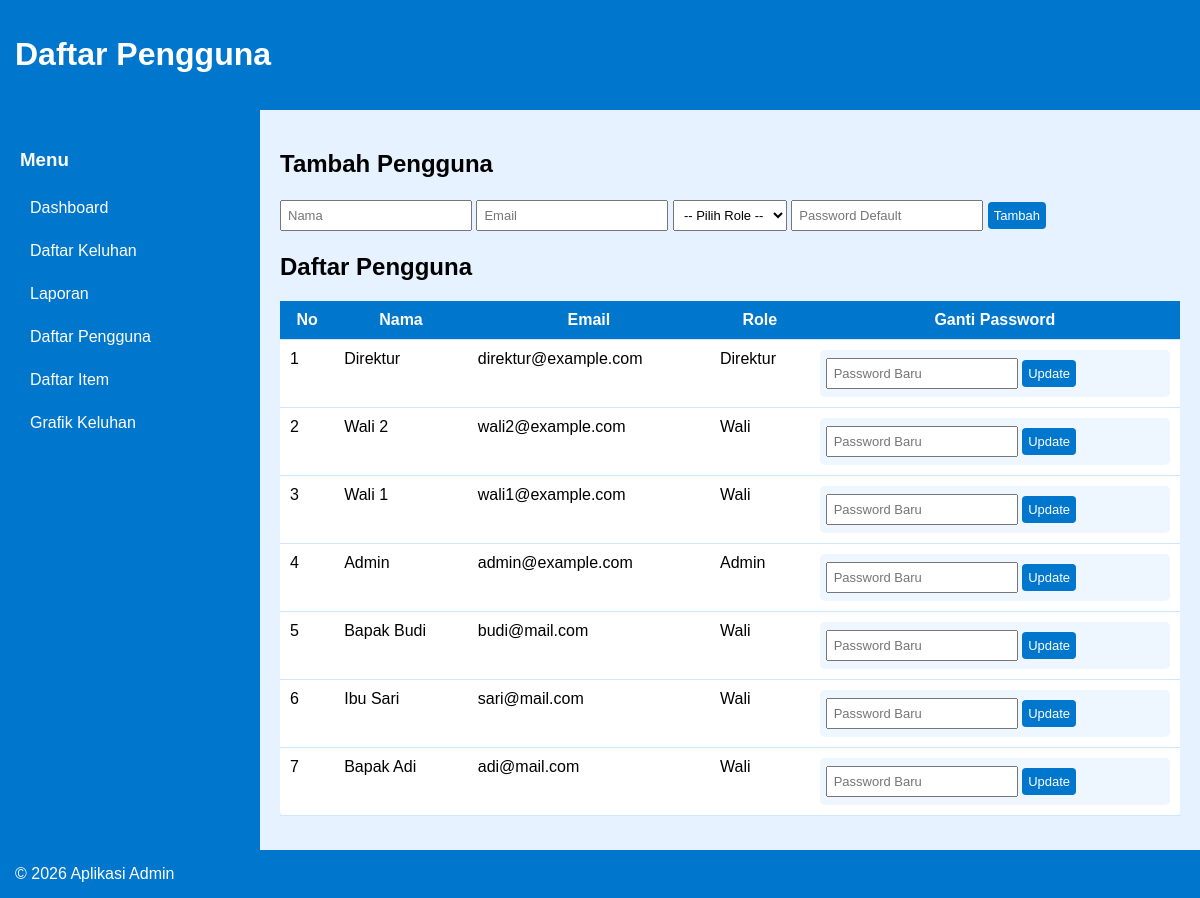
/admin/users.php (signed in), run on the app's committed database.
### tables this page shows
CREATE TABLE `users` (
  `id` int(11) NOT NULL,
  `nama` varchar(100) NOT NULL,
  `email` varchar(100) NOT NULL,
  `password` varchar(255) NOT NULL,
  `role` enum('wali','admin','direktur') NOT NULL,
  `created_at` timestamp NOT NULL DEFAULT current_timestamp()
);

### admin/users.php (the view, shortened to what this page needs)
<?php
include "../config/database.php";
$users_result = $conn->query("SELECT * FROM users ORDER BY id DESC");
?>
<!DOCTYPE html>
<html lang="id">
<head>
</head>
<body>
<div class="header">
    <h1>Daftar Pengguna</h1>
</div>
<div class="wrapper">
    <div class="sidebar">
        <h3>Menu</h3>
        <a href="dashboard.php">Dashboard</a>
        <a href="keluhan.php">Daftar Keluhan</a>
        <a href="laporan.php">Laporan</a>
        <a href="users.php">Daftar Pengguna</a>
        <a href="items.php">Daftar Item</a>
        <a href="chart.php">Grafik Keluhan</a>
    </div>
    <div class="content">
        <h2>Tambah Pengguna</h2>
        <form method="post">
            <input type="text" name="nama" placeholder="Nama" required>
            <input type="email" name="email" placeholder="Email" required>
            <select name="role" required>
                <option value="">-- Pilih Role --</option>
            </select>
            <input type="text" name="password" placeholder="Password Default" required>
            <button type="submit" name="add">Tambah</button>
        </form>
        <h2>Daftar Pengguna</h2>
        <table>
            <tr>
                <th>No</th>
                <th>Nama</th>
                <th>Email</th>
                <th>Role</th>
                <th>Ganti Password</th>
            </tr>
            <?php $no=1; while($row=$users_result->fetch_assoc()): ?>
            <tr>
                <td><?= $no++ ?></td>
                <td><?= $row['nama'] ?></td>
                <td><?= $row['email'] ?></td>
                <td><?= ucfirst($row['role']) ?></td>
                <td>
                    <form method="post" class="password-form">
                        <input type="password" name="password" placeholder="Password Baru" required>
                        <button type="submit" name="update_password">Update</button>
                    </form>
                </td>
            </tr>
            <?php endwhile; ?>
        </table>
    </div>
</div>
<div class="footer">&copy; <?= date('Y') ?> Aplikasi Admin</div>
</body>
</html>

### admin/users.php (style rules this page uses)
body { font-family: Arial,sans-serif; background:#cce7ff; margin:0; }
.header, .footer { background:#0077cc; color:white; padding:15px; }
.wrapper { display:flex; min-height: calc(100vh - 60px); }
.sidebar { width:220px; background:#0077cc; color:white; padding:20px; }
.sidebar a { display:block; color:white; padding:10px; margin-bottom:5px; text-decoration:none; border-radius:5px; }
.content { flex:1; padding:20px; background:#e6f2ff; }
table { border-collapse: collapse; width:100%; background:white; border-radius:5px; margin-top:20px; }
table th, table td { padding:10px; border-bottom:1px solid #cce7ff; vertical-align:top; }
table th { background:#0077cc; color:white; }
form input, form select, form button { padding:6px; margin:2px 0; font-size:13px; }
form button { background:#0077cc; color:white; border:none; border-radius:4px; cursor:pointer; }
.password-form { background:#eef6ff; padding:6px; border-radius:5px; }

### data on the page
users: nama "Direktur", email "direktur@example.com", role "Direktur"
users: nama "Wali 2", email "wali2@example.com", role "Wali"
users: nama "Wali 1", email "wali1@example.com", role "Wali"
users: nama "Admin", email "admin@example.com", role "Admin"
users: nama "Bapak Budi", email "budi@mail.com", role "Wali"
users: nama "Ibu Sari", email "sari@mail.com", role "Wali"
users: nama "Bapak Adi", email "adi@mail.com", role "Wali"
